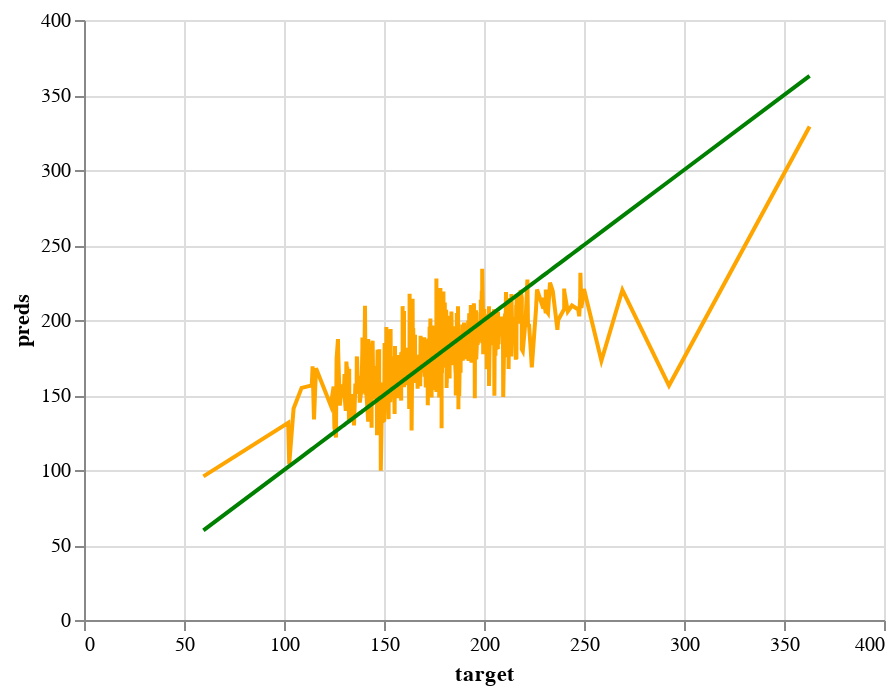

Notebook cell for this chart:
### Code cell
#plotting the relationship between actual and predicted target line - test set
actual_y_test = alt.Chart(pd.DataFrame({'target': y_test, 'preds': y_test})).mark_line(color='green').encode(
    x='target',
    y='preds'
)

pred_y_test = alt.Chart(pd.DataFrame({'target': y_test, 'preds': y_test_pred})).mark_line(color='orange').encode(
    x='target',
    y='preds'
  )

pred_y_test + actual_y_test

### Figure 1 — Vega-Lite specification as saved in the notebook (floating-point values rounded to 4 significant figures; data arrays with more than 128 entries replaced by an {"elided": "..."} marker saying what was removed)
{"config": {"view": {"continuousWidth": 400, "continuousHeight": 300}}, "layer": [{"data": {"name": "data-de7570b07d629dc13df9357bf841852e"}, "mark": {"type": "line", "color": "orange"}, "encoding": {"x": {"field": "target", "type": "quantitative"}, "y": {"field": "preds", "type": "quantitative"}}}, {"data": {"name": "data-325359e573684d5da4db6a7c05ccc135"}, "mark": {"type": "line", "color": "green"}, "encoding": {"x": {"field": "target", "type": "quantitative"}, "y": {"field": "preds", "type": "quantitative"}}}], "$schema": "https://vega.github.io/schema/vega-lite/v4.17.0.json", "datasets": {"data-de7570b07d629dc13df9357bf841852e": {"elided": "609 records"}, "data-325359e573684d5da4db6a7c05ccc135": {"elided": "609 records"}}}
